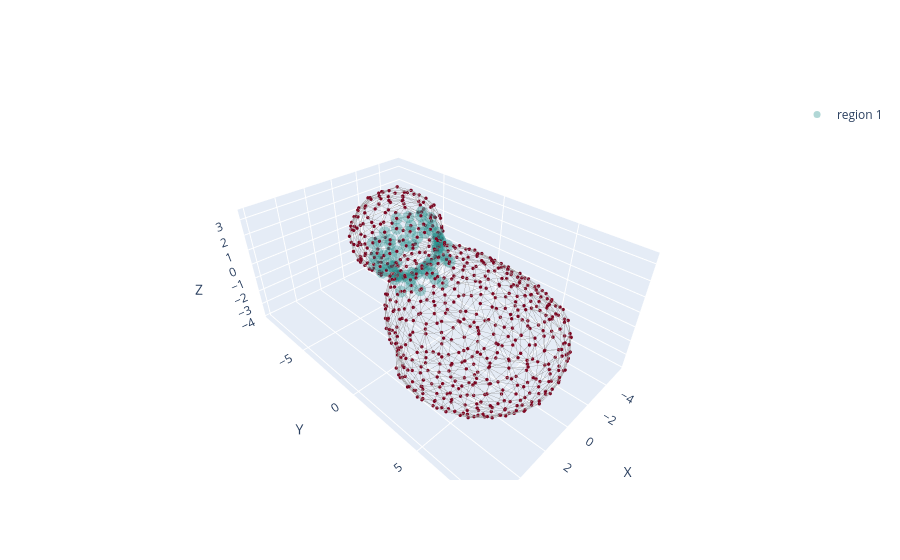

The cell this chart's notebook holds for it:
### Code cell
fig = plot_organoid_graph(proj_points, G, HKS[:,0], node_size=2)
# add_region_overlays(fig, proj_points, crypts, colorscale='YlOrRd')
# add_region_overlays(fig, proj_points, villus, colorscale='viridis')
add_region_overlays(fig, proj_points, necks, colorscale='viridis')


fig.show()

### Figure 1 — Plotly figure (JSON) as saved in the notebook; plotly's stock layout.template omitted (floating-point values rounded to 4 significant figures; data arrays with more than 128 entries replaced by an {"elided": "..."} marker saying what was removed)
{"data": [{"hoverinfo": "skip", "line": {"color": "rgba(120,120,120,0.75)", "width": 1}, "mode": "lines", "showlegend": false, "type": "scatter3d", "x": {"elided": "6171 float values"}, "y": {"elided": "6171 float values"}, "z": {"elided": "6171 float values"}}, {"hoverinfo": "skip", "marker": {"cmax": 0.08556, "cmid": 0, "cmin": -0.08556, "color": {"elided": "18001 float values"}, "colorscale": [[0, "rgb(5,48,97)"], [0.1, "rgb(33,102,172)"], [0.2, "rgb(67,147,195)"], [0.3, "rgb(146,197,222)"], [0.4, "rgb(209,229,240)"], [0.5, "rgb(247,247,247)"], [0.6, "rgb(253,219,199)"], [0.7, "rgb(244,165,130)"], [0.8, "rgb(214,96,77)"], [0.9, "rgb(178,24,43)"], [1, "rgb(103,0,31)"]], "line": {"width": 0}, "size": 2}, "mode": "markers", "showlegend": false, "type": "scatter3d", "x": {"elided": "687 float values"}, "y": {"elided": "687 float values"}, "z": {"elided": "687 float values"}}, {"hoverinfo": "skip", "marker": {"color": "rgb(34, 144, 140)", "size": 7}, "mode": "markers", "name": "region 1", "opacity": 0.35, "showlegend": true, "type": "scatter3d", "x": [-1.546, -2.064, -2.655, -0.9826, 0.2763, -2.585, -2.431, -0.5145, -2.159, 1.032, -0.2858, 0.08694, 0.08666, -1.187, -3.247, 1.029, 0.4625, 1.028, -0.1677, -1.353, -2.875, 0.3395, -1.347, 0.9894, -2.181, -0.5302, -0.74, -1.546, 0.5312, -2.011, 0.859, -1.466, 1.202, -2.278, -1.674, 0.4153, 0.7608, -2.284, 0.9127, -2.989, -1.7, -0.1116, -0.86, -3.29, 0.6473, -0.223, -2.507, -2.39, -2.039, 0.7646, -1.805, 1.262, -1.184, 0.964, 0.6126, -2.78, -2.074, 0.5736, -1.324, 0.4237, -3.09, -2.255, -1.22, -1.866, -0.2621, 0.7776, 0.783, -0.5433, 0.7902, -1.847, -0.207, 0.181], "y": [-0.9348, -1.142, -3.022, -2.678, -2.118, -2.257, -2.712, -2.042, -1.496, -4.213, -3.023, -2.032, -2.59, -2.125, -2.978, -2.396, -3.312, -1.899, -2.361, -1.405, -3.331, -3.287, -2.116, -3.959, -2.894, -2.654, -3.754, -3.587, -3.766, -2.428, -3.498, -1.744, -1.98, -3.4, -2.706, -3.835, -3.05, -1.881, -4.497, -2.814, -0.7784, -3.359, -2.946, -3.063, -2.607, -3.846, -2.277, -3.605, -3.311, -4.061, -1.439, -2.141, -3.502, -4.335, -2.588, -2.662, -0.8954, -3.221, -1.301, -4.368, -2.917, -1.958, -3.365, -3.118, -1.614, -3.298, -2.924, -3.821, -3.922, -2.308, -3.556, -1.655], "z": [-1.044, 0.3433, -0.7324, -0.9408, 1.84, 0.6002, 1.902, 2.117, 0.4741, 0.4952, -0.8648, -0.963, 1.947, 2.135, 0.6388, 0.699, 1.832, -0.8723, -0.8341, -0.8544, 2.067, -0.5298, -0.7781, 0.8811, -0.8211, 2.238, -1.516, -1.638, -0.4494, -0.5797, 0.8534, -0.6666, 1.162, -1.421, 2.288, 2.117, 1.14, 1.192, -0.1705, 1.191, 1.598, 2.332, 2.399, -0.09865, -0.2674, -1.265, 1.277, 2.547, 2.513, -0.211, 1.619, 0.008507, 2.662, 1.425, 1.414, 0.08839, 0.28, 1.63, 1.984, -0.9366, 0.1922, 0.08834, -1.268, -1.1, -1.27, 0.3358, 0.3239, 2.678, 1.62, 2.025, -1.027, 2.041]}], "layout": {"scene": {"aspectmode": "data", "xaxis": {"title": {"text": "X"}}, "yaxis": {"title": {"text": "Y"}}, "zaxis": {"title": {"text": "Z"}}}}}
